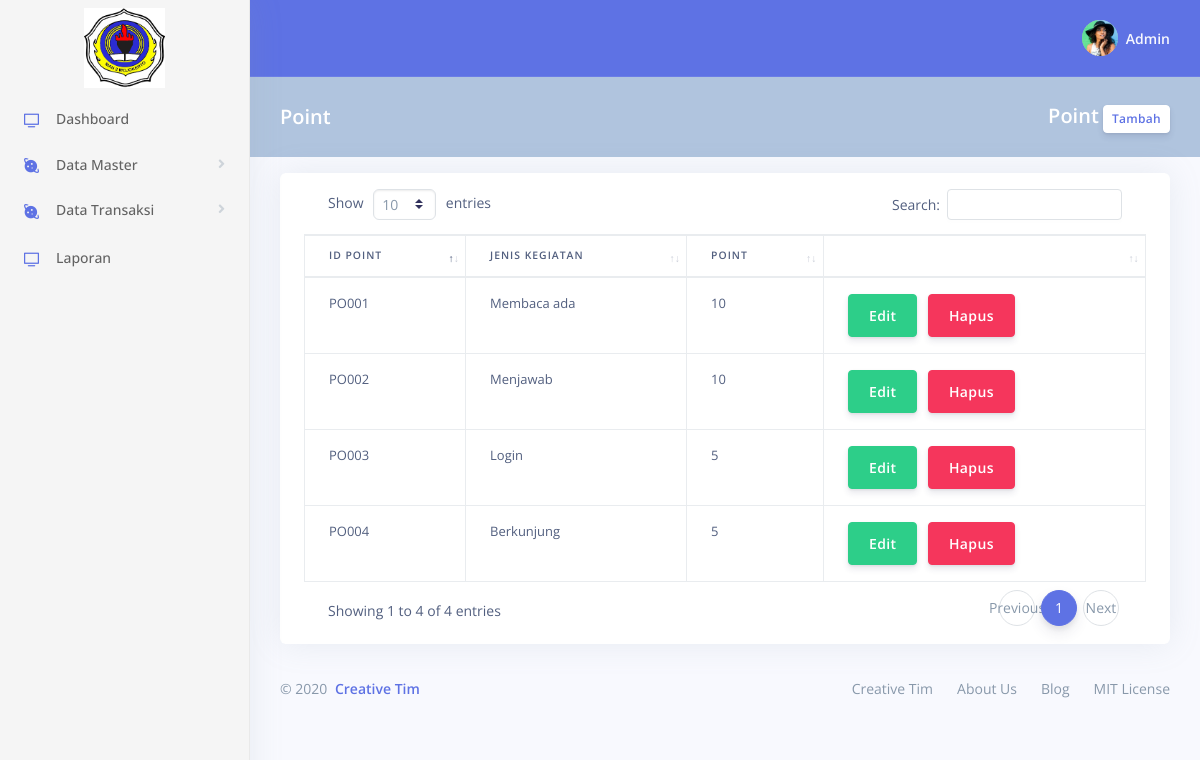
Screenshot of /admin/MPoint.php with the database file from the repository.
### tables this page shows
CREATE TABLE `points` (
  `id_point` varchar(10) NOT NULL,
  `jenis_kegiatan` varchar(100) NOT NULL,
  `point` int(100) NOT NULL,
  `status` varchar(20) DEFAULT NULL
);

### admin/MPoint.php (the view, shortened to what this page needs)
<!DOCTYPE html>
<html>
<head>
	<?php include 'css-script.php'; ?>
</head>
<body>
	<?php include "sidebar.php"; ?>
	<div class="main-content" id="panel">
		<?php include "navbar.php"; ?>
		<div class="header bg-primary" style="background-color: #B0C4DE !important">
			<div class="container-fluid">
				<div class="header-body">
					<div class="row align-items-center py-4">
						<div class="col-lg-6 col-7">
							<h6 class="h2 text-white d-inline-block mb-0">Point</h6>
						</div>
						<div class="col-lg-6 col-5 text-right">
							<h6 class="h2 text-white d-inline-block mb-0">Point</h6>
							<a href="#" class="btn btn-sm btn-neutral" data-toggle="modal"
								data-target="#ModalTambah">Tambah</a>
						</div>
					</div>
				</div>
			</div>
		</div>
		<div class="container-fluid mt-3">
			<div class="row">
				<div class="col-xl-12 col-md-12">
					<div class="card card-stats">
						<div class="card-body table-responsive">
							<table id="myTable" class="table table-bordered">
								<thead>
									<tr>
										<th>Id point</th>
										<th>Jenis Kegiatan</th>
										<th>Point</th>
										<th></th>
									</tr>
								</thead>
								<tbody>
									<?php
					$query = mysqli_query($conn, "SELECT * from points");
					while ($row = mysqli_fetch_array($query)) {
					?>
									<tr>
										<td><?php echo $row['id_point'] ?></td>
										<td><?php echo $row['jenis_kegiatan'] ?></td>
										<td><?php echo $row['point'] ?></td>
										<td><button class="btn btn-success btnEdit" data-toggle="modal"
												data-target="#ModalEdit"
												data-id="<?php echo $row['id_point'] ?>">Edit</button>
												<button class="btn btn-danger btnHapus" data-toggle="modal"
												data-target="#ModalHapus"
												data-id="<?php echo $row['id_point'] ?>">Hapus</button></td>
									</tr>
									<?php } ?>
								</tbody>
							</table>
						</div>
					</div>
				</div>
			</div>
			<?php include "footer.php"; ?>
		</div>
	</div>
</body>
</html>

### rows the page displays
points: id_point "PO001", jenis_kegiatan "Membaca ada", point "10"
points: id_point "PO002", jenis_kegiatan "Menjawab", point "10"
points: id_point "PO003", jenis_kegiatan "Login", point "5"
points: id_point "PO004", jenis_kegiatan "Berkunjung", point "5"
